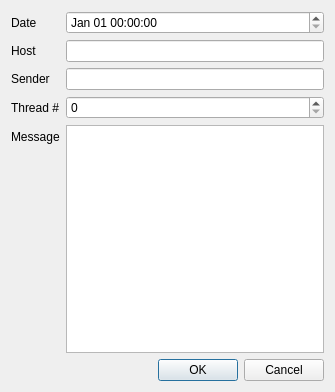
<?xml version="1.0" encoding="UTF-8"?>
<ui version="4.0">
 <class>CreateLogRecordDialog</class>
 <widget class="QDialog" name="CreateLogRecordDialog">
  <property name="geometry">
   <rect>
    <x>0</x>
    <y>0</y>
    <width>335</width>
    <height>392</height>
   </rect>
  </property>
  <property name="windowTitle">
   <string>Dialog</string>
  </property>
  <layout class="QFormLayout" name="formLayout">
   <item row="0" column="0">
    <widget class="QLabel" name="label">
     <property name="text">
      <string>Date</string>
     </property>
    </widget>
   </item>
   <item row="4" column="0">
    <widget class="QLabel" name="label_3">
     <property name="text">
      <string>Sender</string>
     </property>
    </widget>
   </item>
   <item row="6" column="0">
    <widget class="QLabel" name="label_5">
     <property name="text">
      <string>Thread #</string>
     </property>
    </widget>
   </item>
   <item row="8" column="0">
    <widget class="QLabel" name="label_4">
     <property name="text">
      <string>Message</string>
     </property>
    </widget>
   </item>
   <item row="2" column="0">
    <widget class="QLabel" name="label_2">
     <property name="text">
      <string>Host</string>
     </property>
    </widget>
   </item>
   <item row="0" column="1">
    <widget class="QDateTimeEdit" name="newDate">
     <property name="wrapping">
      <bool>false</bool>
     </property>
     <property name="alignment">
      <set>Qt::AlignLeading|Qt::AlignLeft|Qt::AlignVCenter</set>
     </property>
     <property name="displayFormat">
      <string>MMM dd hh:mm:ss</string>
     </property>
     <property name="calendarPopup">
      <bool>false</bool>
     </property>
    </widget>
   </item>
   <item row="2" column="1">
    <widget class="QLineEdit" name="newHost"/>
   </item>
   <item row="4" column="1">
    <widget class="QLineEdit" name="newSender"/>
   </item>
   <item row="6" column="1">
    <widget class="QSpinBox" name="newThread">
     <property name="minimum">
      <number>0</number>
     </property>
     <property name="maximum">
      <number>999999</number>
     </property>
     <property name="value">
      <number>0</number>
     </property>
    </widget>
   </item>
   <item row="8" column="1">
    <widget class="QPlainTextEdit" name="newMessage"/>
   </item>
   <item row="10" column="0" colspan="2">
    <widget class="QDialogButtonBox" name="buttonBox">
     <property name="orientation">
      <enum>Qt::Horizontal</enum>
     </property>
     <property name="standardButtons">
      <set>QDialogButtonBox::Cancel|QDialogButtonBox::Ok</set>
     </property>
    </widget>
   </item>
  </layout>
 </widget>
 <resources/>
 <connections>
  <connection>
   <sender>buttonBox</sender>
   <signal>accepted()</signal>
   <receiver>CreateLogRecordDialog</receiver>
   <slot>accept()</slot>
   <hints>
    <hint type="sourcelabel">
     <x>248</x>
     <y>254</y>
    </hint>
    <hint type="destinationlabel">
     <x>157</x>
     <y>274</y>
    </hint>
   </hints>
  </connection>
  <connection>
   <sender>buttonBox</sender>
   <signal>rejected()</signal>
   <receiver>CreateLogRecordDialog</receiver>
   <slot>reject()</slot>
   <hints>
    <hint type="sourcelabel">
     <x>316</x>
     <y>260</y>
    </hint>
    <hint type="destinationlabel">
     <x>286</x>
     <y>274</y>
    </hint>
   </hints>
  </connection>
 </connections>
</ui>
